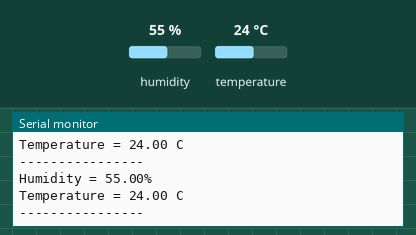
This sketch was run on a simulated Arduino Uno, built with avr-gcc and run on an emulated ATmega328P. On the bench: the last lines printed to the serial monitor. The inputs (shaded band) are chosen by the test bench; at power-on: humidity 55 %, temperature 24 °C.

Above: at 2.8 s.
2.9 s: humidity set to 22 %
At 4.7 s:
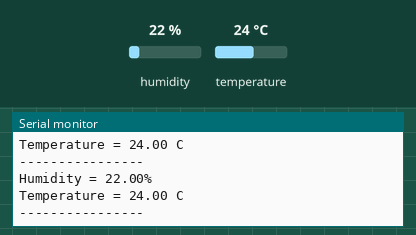
5.6 s: temperature set to 12 °C
At 7.2 s:
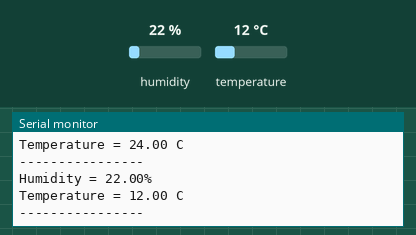
8.3 s: humidity set to 40 %
At 10.8 s:
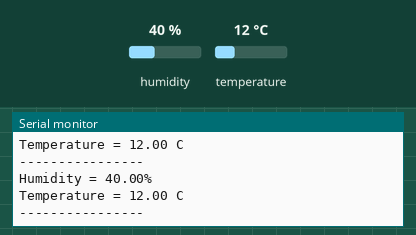
Timing chart, 0 to 12.3 s (numbered marks = the images above; inputs shaded):
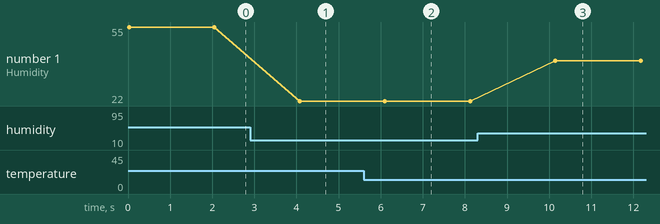

The sketch:

temp_humidity_working_copy_20261124094100.ino
```cpp
#include "DHT.h"

// Pin connected to DHT11 data
#define DHpin 4

// Select sensor type
#define DHTTYPE DHT11

DHT dht(DHpin, DHTTYPE);

void setup() {
  Serial.begin(9600);
  dht.begin();

  Serial.println("DHT11 Sensor Started!");
}

void loop() {

  // Read humidity
  float humidity = dht.readHumidity();

  // Read temperature
  float temperature = dht.readTemperature();

  // Check if readings are valid
  if (isnan(humidity) || isnan(temperature)) {
    Serial.println("Sensor reading failed!");
    delay(2000);
    return;
  }

  Serial.print("Humidity = ");
  Serial.print(humidity);
  Serial.println("%");

  Serial.print("Temperature = ");
  Serial.print(temperature);
  Serial.println(" C");

  Serial.println("----------------");

  delay(2000);
}
```

Measured:
- after the input at 2.9 s, the serial monitor: prints a new line after 1.2 s (image 1)
- after the input at 5.6 s, the serial monitor: prints a new line after 0.52 s (image 2)
- after the input at 8.3 s, the serial monitor: prints a new line after 1.8 s (image 3)
- plotted number 1: 55 → 22 after the input at 2.9 s, 22 → 40 after the input at 8.3 s
